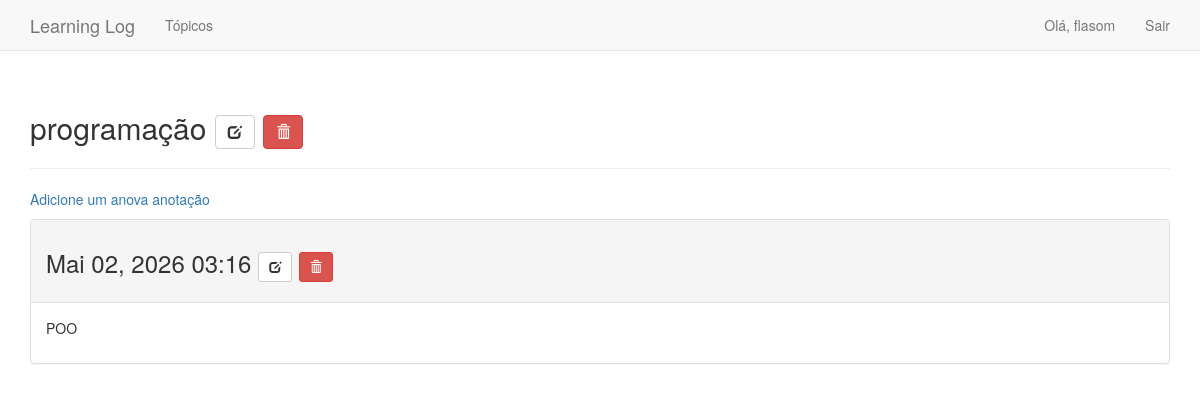
Page /topics/10/ (signed in) on the committed database.
### learning_logs/models.py (models this page shows, shortened)
class Topic(models.Model):
    text = models.CharField(max_length=200)
    date_added = models.DateTimeField(auto_now_add=True)
    owner = models.ForeignKey(User, on_delete=models.CASCADE)
    def __str__(self):
        return self.text

class Entry(models.Model):
    topic = models.ForeignKey(Topic, on_delete=models.CASCADE)
    text = models.TextField()
    date_added = models.DateTimeField(auto_now_add=True)
    class Meta:
        verbose_name_plural = 'entries'

### learning_logs/views.py (the view)
# urls.py: path('topics/<topic_id>/', views.topic, name='topic'),
@login_required
def topic(request, topic_id):
    topic = Topic.objects.get(id=topic_id)
    if topic.owner != request.user:
        raise Http404
    entries = topic.entry_set.order_by('-date_added')
    context = {'topic': topic, 'entries': entries}
    return render(request, 'learning_logs/topic.html', context)

### learning_logs/templates/learning_logs/topic.html
{% extends 'learning_logs/base.html' %}
{% block header %}
<h2>{{topic}}
    <a class="btn btn-default" href="{% url 'edit_topic' topic.id %}">
        <span class="glyphicon glyphicon-edit" aria-hidden="true"></span>
    </a>
    <a class="btn btn-danger" href="{% url 'delete_confirm_topic' topic.id %}">
        <span class="glyphicon glyphicon-trash" aria-hidden="true"></span>
    </a>
</h2>
{% endblock header %}
{% block content %}
<p><a href="{% url 'new_entry' topic.id %}">Adicione um anova anotação</a></p>
{% for entry in entries %}
<div class="panel panel-default">
    <div class="panel-heading">
        <h3>
            {{ entry.date_added | date:'M d, Y H:i' }}
            <a class="btn btn-default btn-sm" href="{% url 'edit_entry' entry.id %}">
                <span class="glyphicon glyphicon-edit" aria-hidden="true"></span>
            </a>
            <a class="btn btn-danger btn-sm" href="{% url 'delete_confirm_entry' entry.id %}">
                <span class="glyphicon glyphicon-trash" aria-hidden="true"></span>
            </a>
        </h3>
    </div>
    <div class="panel-body">
        {{ entry.text | linebreaks }}
    </div>
</div>
{% empty %}
Não há registro.
{% endfor %}
{% endblock content %}

### learning_logs/templates/learning_logs/base.html (shortened to what this page needs)
{% load bootstrap3 %}
<!DOCTYPE html>
<html lang="pt-br">
<head>
    {% bootstrap_css %}
</head>
<body>
    <nav class="navbar navbar-default navbar-static-top">
        <div class="container">
            <div class="navbar-header">
                <a class="navbar-brand" href="{% url 'index' %}">Learning Log</a>
            </div>
            <div class="collapse navbar-collapse" id="navbar">
                <ul class="nav navbar-nav">
                    <li><a href="{% url 'topics' %}">Tópicos</a></li>
                </ul>
                <ul class="nav navbar-nav navbar-right">
                    {% if user.is_authenticated %}
                    <li><a>Olá, {{ user.username }}</a></li>
                    <li><a href="{% url 'logout' %}">Sair</a></li>
                    {% else %}
                    <li><a href="{% url 'login' %}">Entrar</a></li>
                    <li><a href="{% url 'register' %}">Registrar</a></li>
                    {% endif %}
                </ul>
            </div>
        </div>
    </nav>
    <div class="container">
        <div class="page-header">
            {% block header %}{% endblock header %}
        </div>
        <div>
            {% block content %}{% endblock content %}
        </div>
    </div>
</body>
</html>

### rows in the picture
Topic: text "programação"
Entry: date_added "Mai 02, 2026 03:16", text "POO"

### other values in the picture
{{ user.username }} "flasom"
